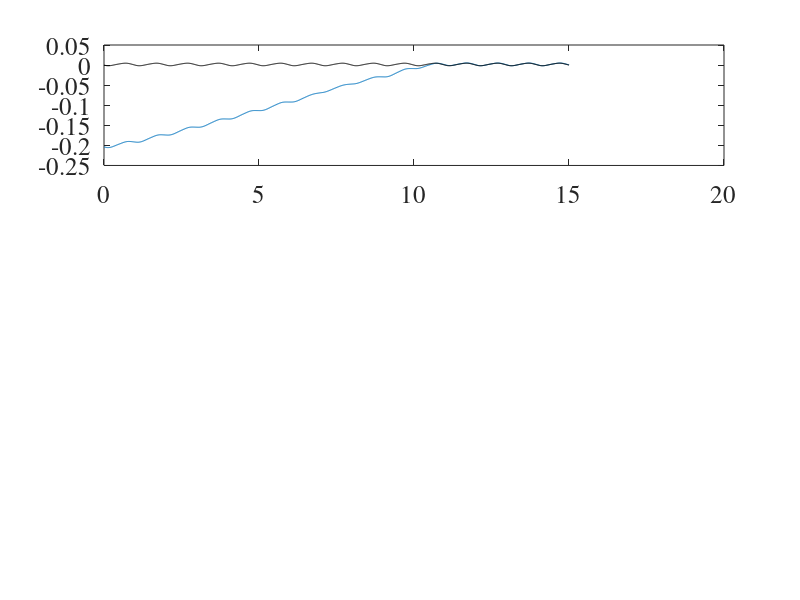

This figure's MATLAB source: (Note: this script raises an error after producing the figure.)
%% Figures for controlled hover
addpath('../modules', '../sim_data', '../');
set(0,'DefaultAxesFontName','times');
set(0,'DefaultAxesFontSize',18);
load('sim_QS_x_hover_control.mat');

h_x=figure;
for ii=1:3 
    subplot(3,1,ii);
    plot(t*WK.f,x(ii,:));
    hold on;
    plot(t*WK.f,des.x_fit_t(ii, :), 'k');
    patch_downstroke(h_x,t*WK.f,Euler_R_dot);
end
xlabel('$t/T$','interpreter','latex');
subplot(3,1,2);
ylabel('$x$','interpreter','latex');
print(h_x, 'hover_control_pos', '-depsc', '-r0');

h_x3=figure;
plot3(x(1,:),x(2,:),x(3,:));
hold on;
plot3(des.x_fit_t(1,:),des.x_fit_t(2,:),des.x_fit_t(3,:), 'k');
xlabel('$x_1$','interpreter','latex');
ylabel('$x_2$','interpreter','latex');
zlabel('$x_3$','interpreter','latex');
axis equal;
xlim([-0.01, 0.01]);
zlim([-0.005, 0.005]);
print(h_x3, 'hover_control_pos_3d', '-depsc', '-r0');

h_x_dot=figure;
for ii=1:3 
    subplot(3,1,ii);
    plot(t*WK.f,x_dot(ii,:));
    hold on;
    plot(t*WK.f,des.x_dot_fit_t(ii, :), 'k');
    patch_downstroke(h_x_dot,t*WK.f,Euler_R_dot);
end
xlabel('$t/T$','interpreter','latex');
subplot(3,1,2);
ylabel('$\dot x$','interpreter','latex');
print(h_x_dot, 'hover_control_vel', '-depsc', '-r0');

h_err = figure;
subplot(3,1,1);
plot(t*WK.f, pos_err(1,:));
patch_downstroke(h_err,t*WK.f,Euler_R_dot);
subplot(3,1,2);
plot(t*WK.f, pos_err(2,:));
patch_downstroke(h_err,t*WK.f,Euler_R_dot);
ylabel('$\Delta x$','interpreter','latex');
subplot(3,1,3);
plot(t*WK.f, pos_err(3,:));
patch_downstroke(h_err,t*WK.f,Euler_R_dot);

des_cont = load('sim_QS_x_hover.mat', 'Euler_R', 'theta_A', 't');
des.Euler_R_fit_t = zeros(3, N);
des.theta_A_fit_t = fit(des_cont.t, des_cont.theta_A', 'fourier8');
des.theta_A_fit_t = des.theta_A_fit_t(t);
for i=1:3
    f = fit(des_cont.t, des_cont.Euler_R(i, :)', 'fourier8');
    des.Euler_R_fit_t(i,:) = f(t);
end
h_wk = figure;
subplot(4,1,1);
plot(t*WK.f, Euler_R(1,:) * 180/pi);
hold on;
plot(t*WK.f, des.Euler_R_fit_t(1,:) * 180/pi, 'k');
patch_downstroke(h_wk,t*WK.f,Euler_R_dot);
ylabel('$\phi$','interpreter','latex');
subplot(4,1,2);
plot(t*WK.f, Euler_R(2,:) * 180/pi);
hold on;
plot(t*WK.f, des.Euler_R_fit_t(2,:) * 180/pi, 'k');
patch_downstroke(h_wk,t*WK.f,Euler_R_dot);
ylabel('$\theta$','interpreter','latex');
subplot(4,1,3);
plot(t*WK.f, Euler_R(3,:) * 180/pi);
hold on;
plot(t*WK.f, des.Euler_R_fit_t(3,:) * 180/pi, 'k');
patch_downstroke(h_wk,t*WK.f,Euler_R_dot);
ylabel('$\psi$','interpreter','latex');
subplot(4,1,4);
plot(t*WK.f, theta_A * 180/pi);
hold on;
plot(t*WK.f, des.theta_A_fit_t * 180/pi, 'k');
patch_downstroke(h_wk,t*WK.f,Euler_R_dot);
ylabel('$\theta_A$','interpreter','latex');
xlabel('$t/T$','interpreter','latex');
% print(h_wk, 'hover_control_wk', '-depsc', '-r0');

h_control = figure;
subplot(3,1,1);
plot(t*WK.f, dang(1,:));
patch_downstroke(h_control,t*WK.f,Euler_R_dot);
ylabel('$\Delta \phi_{m_s}$','interpreter','latex');
subplot(3,1,2);
plot(t*WK.f, dang(4,:));
patch_downstroke(h_control,t*WK.f,Euler_R_dot);
ylabel('$\Delta \phi_{m_k}$','interpreter','latex');
subplot(3,1,3);
plot(t*WK.f, dang(2,:));
patch_downstroke(h_control,t*WK.f,Euler_R_dot);
ylabel('$\Delta \theta_0$','interpreter','latex');
% subplot(4,1,4);
% plot(t*WK.f, dang(3,:));
% patch_downstroke(h_control,t*WK.f,Euler_R_dot);
% ylabel('$\Delta \theta_{A_m}$','interpreter','latex');
xlabel('$t/T$','interpreter','latex');
print(h_control, 'hover_control_input', '-depsc', '-r0');
